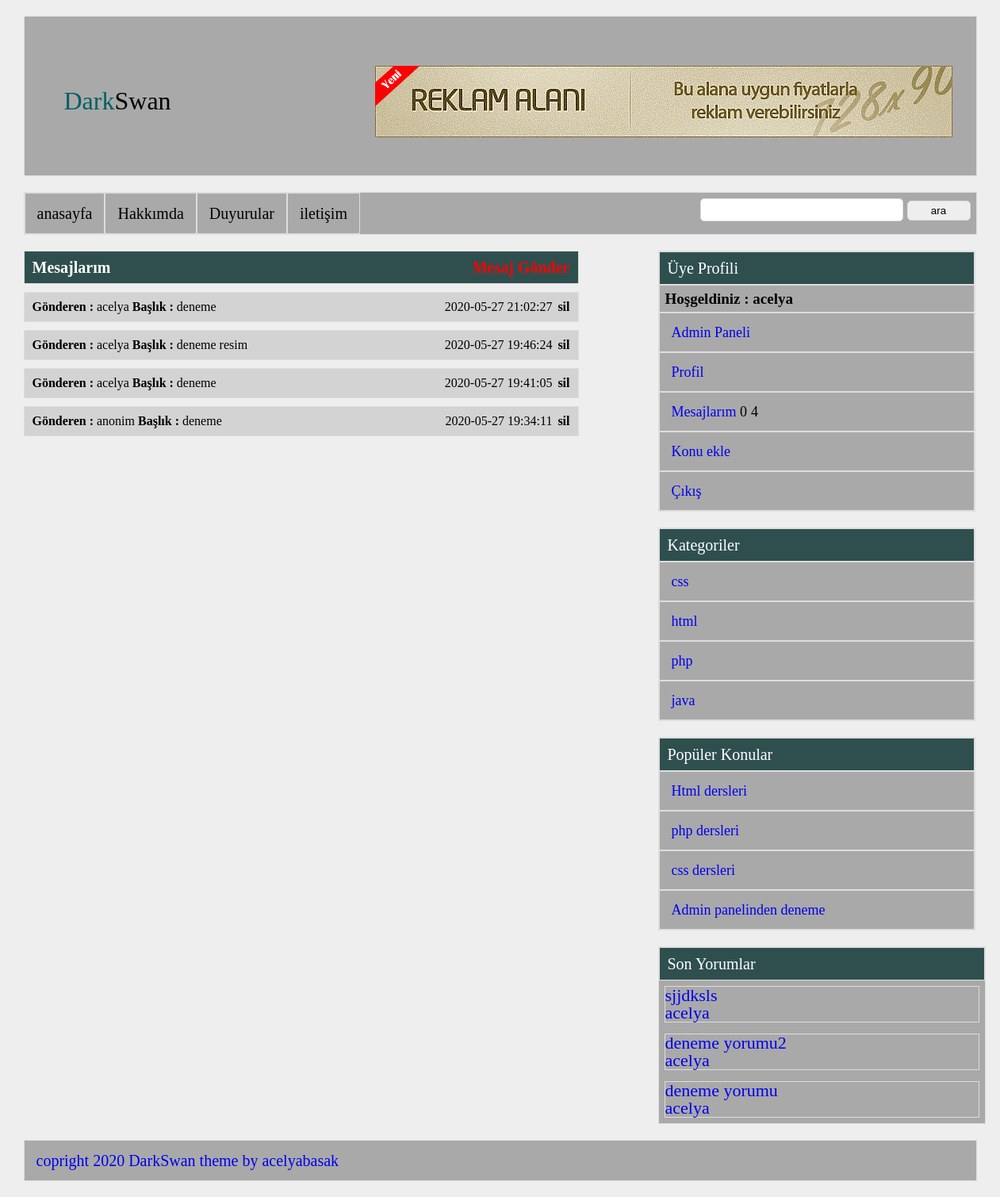
Screenshot of /index.php?do=mesaj (signed in) with the database file from the repository.
### tables this page shows
CREATE TABLE `sabit_sayfalar` (
  `sayfa_id` int(11) NOT NULL,
  `sayfa_adi` varchar(200) NOT NULL,
  `sayfa_aciklama` text NOT NULL,
  `sayfa_tarih` timestamp NOT NULL DEFAULT current_timestamp()
);

CREATE TABLE `mesajlar` (
  `mesaj_id` int(11) NOT NULL,
  `mesaj_baslik` varchar(200) NOT NULL,
  `mesaj_aciklama` varchar(1000) NOT NULL,
  `mesaj_gonderen` varchar(200) NOT NULL,
  `mesaj_kime` int(11) NOT NULL DEFAULT 0,
  `mesaj_tarih` timestamp NOT NULL DEFAULT current_timestamp(),
  `mesaj_okunma` int(11) NOT NULL DEFAULT 0
);

CREATE TABLE `kategoriler` (
  `kategori_id` int(11) NOT NULL,
  `kategori_adi` varchar(200) NOT NULL,
  `kategori_aciklama` varchar(500) NOT NULL
);

CREATE TABLE `konular` (
  `konu_id` int(11) NOT NULL,
  `konu_baslik` varchar(200) NOT NULL,
  `konu_aciklama` text NOT NULL,
  `konu_ekleyen` varchar(200) NOT NULL,
  `konu_tarih` timestamp NOT NULL DEFAULT current_timestamp(),
  `konu_kategori` int(11) NOT NULL DEFAULT 0,
  `konu_durum` int(11) NOT NULL DEFAULT 0,
  `konu_hit` int(11) NOT NULL DEFAULT 0,
  `konu_resim` varchar(300) NOT NULL
);

CREATE TABLE `yorumlar` (
  `yorum_id` int(11) NOT NULL,
  `yorum_ekleyen` varchar(200) NOT NULL,
  `yorum_eposta` varchar(200) NOT NULL,
  `yorum_mesaj` varchar(200) NOT NULL,
  `yorum_tarih` timestamp NOT NULL DEFAULT current_timestamp(),
  `yorum_konu_id` int(11) NOT NULL DEFAULT 0,
  `yorum_onay` int(11) NOT NULL DEFAULT 0
);

### mesaj.php (the view, shortened to what this page needs)
<?php
  if($_SESSION){
	  $v = $db->prepare("select * from mesajlar where mesaj_kime=? order by  mesaj_id desc");
	  $v->execute(array($_SESSION["id"]));
	  $c = $v->fetchAll(PDO::FETCH_ASSOC);
	  $x =  $v->rowcount();
	 echo '<div class="mesaj">
	      <h2>Mesajlarım <span style="float:right;"><a href="?do=mesaj_gonder">Mesaj Gönder</a></span></h2>
		    </div>';
	 if($x){
       foreach($c as $m){
		   if($m["mesaj_kime"] == $_SESSION["id"]){
			 if($m["mesaj_okunma"] == 1){
				 ?>
			 <div class="mesajlar2">
			 <ul>
			 <li>
			 <a href="?do=mesaj_oku&id=<?php echo $m["mesaj_id"];?>">
			 <span style="font-weight:bold;">Gönderen : </span> <?php echo $m["mesaj_gonderen"];?>
			   <span style="font-weight:bold;">Başlık :  </span> <?php echo mb_substr($m["mesaj_baslik"],0,25);?></a>
			   <span style="float:right;"><?php echo $m["mesaj_tarih"];?>
			   <span style="font-weight:bold;margin-left:3px;"><a onclick="return confirm('Mesajı silmek istediğinize emin misiniz..?')" href="?do=mesaj_sil&id=<?php echo $m["mesaj_id"];?>">sil</a></span></span>
			 </li>
			 </ul>
			 </div>
			 <?php
			}
		   }
       else {
			   echo '<div class="hata">Yanlış bir yere girdiniz..</div>';
		   }
	   }
	 }
   else {
		 echo '<div class="hata">Hiç mesajınız bulunmuyor..</div>';
	 }
  }
?>

### index.php (shortened to what this page needs)
<?php include("ayar.php") ; ?>
<!DOCTYPE html>
<html lang="en" dir="ltr">
  <head>
    <link rel="stylesheet" href="css/styles.css">
    <link rel="stylesheet" href="css/reset.css">
  </head>
  <body>
    <div class="genel">
      <div class="header">
        <h2><span style="color:	#006064;">Dark</span>Swan</h2>
        <div class="reklam">
          <img src="images/reklam.gif" alt="">
        </div>
      </div>
      <div class="menu">
        <ul>
          <li><a href="index.php">anasayfa</a></li>
          <?php
          $sayfa = $db->prepare("select * from sabit_sayfalar order by sayfa_id desc");
          $sayfa->execute(array());
          $s = $sayfa->fetchALL(PDO::FETCH_ASSOC);
          $x = $sayfa->rowCount();
          if($x){
            foreach($s as $m){
              echo '<li><a href="?do=sabit_sayfalar&id='.$m["sayfa_id"].'">'.$m["sayfa_adi"].'</a></li>';
            }
          }
          else {
          }
           ?>
          <li><a href="?do=iletisim">iletişim</a></li>
        </ul>
        <form action="?do=ara" method="post">
        <span><input type="text" name="ara" value=""><button type="submit">ara</button> </span>
        </form>
      </div>
      <div class="content">
        <div class="sol">
          <?php
          $do = @$_GET["do"];
          switch ($do) {
              case 'mesaj':
                include("mesaj.php");
                break;
          }
           ?>
        </div>
        <div class="sag">
        <?php  include("uye.php");?>
        <?php include("kategori.php"); ?>
        <?php
        include("populer_konular.php");
         ?>
          <?php include("son_yorumlar.php"); ?>
        </div>
      </div>
      <div class="footer">
        <h2>copright 2020 DarkSwan theme by acelyabasak</h2>
      </div>
    </div>
  </body>
</html>

### uye.php (shortened to what this page needs)
<?php
if($_SESSION){
	?>
	<div class="sag3">
	<h2>Üye Profili</h2>
	<div style="border:1px solid #ddd;padding:7px;font-size:19px;font-weight:bold;">
	Hoşgeldiniz : <?php echo $_SESSION["uye"];?></div>
	<ul>
	<?php if($_SESSION["rutbe"] == 1){
		echo '<li><a href="./admin">Admin Paneli</a></li>';
	}?>
	<li><a href="?do=profil&uye=<?php echo $_SESSION["uye"];?>">Profil</a></li>
	<li><a href="?do=mesaj">Mesajlarım</a>
	<?php
	$v = $db->prepare("select * from mesajlar where mesaj_kime=? and mesaj_okunma=?");
	$v->execute(array($_SESSION["id"],0));
	$v->fetchALL(PDO::FETCH_ASSOC);
	$x = $v->rowCount();
	echo $x;
	$v = $db->prepare("select * from mesajlar where mesaj_kime=? and mesaj_okunma=?");
	$v->execute(array($_SESSION["id"],1));
	$v->fetchALL(PDO::FETCH_ASSOC);
	$x = $v->rowCount();
	echo '<span style="margin-left:5px;">'.$x.'</span>';
	?>
	</li>
	<li><a href="?do=konu_ekle">Konu ekle</a></li>
	<li><a href="?do=cikis">Çıkış</a></li>
	</ul>
	</div>
	<?php
}
?>

### kategori.php
<div class="sag3">
  <h2>Kategoriler</h2>
  <ul>
<?php
$kategori = $db->prepare("select * from kategoriler ");
$kategori->execute(array());
$v = $kategori->fetchALL(PDO::FETCH_ASSOC);
$x = $kategori->rowCount();
if($x){
  foreach ($v as $m) {
    echo '<li><a href="?do=kategori&id='.$m["kategori_id"].'">'.$m["kategori_adi"].'</a></li>';
  }
}
else {
  echo '<div class="hata">şuan hiç kategori bulunmuyor </div>';
}
 ?>
  </ul>
</div>

### populer_konular.php
<div class="sag2">
  <h2>Popüler Konular</h2>
  <?php
  $v = $db->prepare("select * from konular where konu_durum=? order by konu_hit desc limit 5");
  $v->execute(array(1));
  $pop = $v->fetchALL(PDO::FETCH_ASSOC);
  $x = $v->rowCount();
  if($x){
    foreach ($pop as $m) {
      echo '<h3><a href="?do=devam&id='.$m["konu_id"].'">'.$m["konu_baslik"].'</a></h3>';
    }
  }
  else {
    echo '<div class="hata">populer konu bulunmuyor </div>';
  }
   ?>
</div>

### son_yorumlar.php
<div class="sag4">
  <h2>Son Yorumlar</h2>
  <?php
  $v = $db->prepare("select * from yorumlar where yorum_onay=? order by yorum_id desc limit 5");
  $v->execute(array(1));
  $y = $v->fetchALL(PDO::FETCH_ASSOC);
  $x = $v->rowCount();
  if($x){
 foreach ($y as $m) {
   echo '  <h3><a href="?do=devam&id='.$m["yorum_konu_id"].'">
    '.$m["yorum_mesaj"].'   <br>
       <span style="font-size:17px bold;">'.$m["yorum_ekleyen"].'</span>
     </h3>';
 }
}
else {
  echo '<div class="hata">Henüz hiç yorum bulunmuyor </div>';
}
   ?>
</div>

### css/styles.css (style rules this page uses)
.genel { display: table; margin-left: auto; margin-right: auto; }
.header { border: 1px solid #ddd; width: 1200px; margin-top: 20px; height: 200px; background: darkgrey; }
.header h2 { position: relative; top: 90px; left: 50px; font-size: 32px; font-family: verdana; }
.reklam { float: right; margin: 30px; }
.menu { border: 1px solid #ddd; width: 1200px; background: darkgrey; margin-top: 20px; float: left; }
.menu ul li { float: left; }
.menu ul li a { display: block; padding: 15px; border: 1px solid #ddd; font-size: 20px; color: #000; }
.menu span { float: right; margin: 7px; }
.menu span input { width: 250px; height: 25px; font-size: 18px; font-family: verdana; border-radius: 5px; border: 1px solid #ddd; }
.menu span button { border: 1px solid #ddd; width: 80px; height: 25px; margin-left: 5px; background: #eee; cursor: pointer; border-radius: 5px; }
.content { width: 1200px; margin-top: 20px; min-height: 600px; }
.sol { float: left; width: 700px; min-height: 350px; }
.sag { float: left; margin-left: 100px; width: 400px; min-height: 200px; }
.sag2 { border: 1px solid #ddd; min-height: 200px; background: darkgrey; margin-bottom: 20px; }
.footer { border: 1px solid #ddd; margin-bottom: 20px; padding: 15px; background: darkgrey; font-size: 20px; font-family: verdana; }
.sag2 h2 { padding: 10px; background: #2F4F4F; color: white; border: 1px solid #ddd; font-size: 20px; font-family: verdana; }
.sag3 { border: 1px solid #ddd; min-height: 200px; background: darkgrey; margin-bottom: 20px; }
.sag3 h2 { padding: 10px; background: #2F4F4F; color: white; border: 1px solid #ddd; font-size: 20px; font-family: verdana; }
.sag3 ul li { border: 1px solid #ddd; padding: 15px; font-size: 18px; font-family: verdana; }
.sag2 h3 { border: 1px solid #ddd; padding: 15px; font-size: 18px; }
.sag4 { border: 1px solid #ddd; min-height: 200px; background: darkgrey; margin-bottom: 20px; float: left; }
.sag4 h2 { padding: 10px; background: #2F4F4F; color: white; border: 1px solid #ddd; font-size: 20px; font-family: verdana; }
.sag4 h3 { border: 1px solid #ddd; float: left; width: 395px; margin: 7px; font-size: 22px; }
.mesaj { border: 1px solid #ddd; padding: 10px; font-size: 20px; background: #2F4F4F; color: #fff; font-weight: bold; margin-bottom: 10px; }
.mesaj h2 span a { color: red; }
.mesajlar2 ul li { border: 1px solid #dedede; padding: 10px; background: lightgrey; margin-bottom: 10px; }
.mesajlar2 ul li a { color: black; }

### rows the page displays
sabit_sayfalar: sayfa_adi "Hakkımda"
sabit_sayfalar: sayfa_adi "Duyurular"
mesajlar: mesaj_gonderen "acelya", mesaj_baslik "deneme", mesaj_tarih "2020-05-27 21:02:27"
mesajlar: mesaj_gonderen "acelya", mesaj_baslik "deneme resim", mesaj_tarih "2020-05-27 19:46:24"
mesajlar: mesaj_gonderen "acelya", mesaj_baslik "deneme", mesaj_tarih "2020-05-27 19:41:05"
mesajlar: mesaj_gonderen "anonim", mesaj_baslik "deneme", mesaj_tarih "2020-05-27 19:34:11"
kategoriler: kategori_adi "css"
kategoriler: kategori_adi "html"
kategoriler: kategori_adi "php"
kategoriler: kategori_adi "java"
konular: konu_baslik "Html dersleri"
konular: konu_baslik "php dersleri"
konular: konu_baslik "css dersleri"
konular: konu_baslik "Admin panelinden deneme"
yorumlar: yorum_mesaj "sjjdksls", yorum_ekleyen "acelya"
yorumlar: yorum_mesaj "deneme yorumu2", yorum_ekleyen "acelya"
yorumlar: yorum_mesaj "deneme yorumu", yorum_ekleyen "acelya"

### other values shown
$_SESSION["uye"] "acelya"
$x "0"
$x "4"
